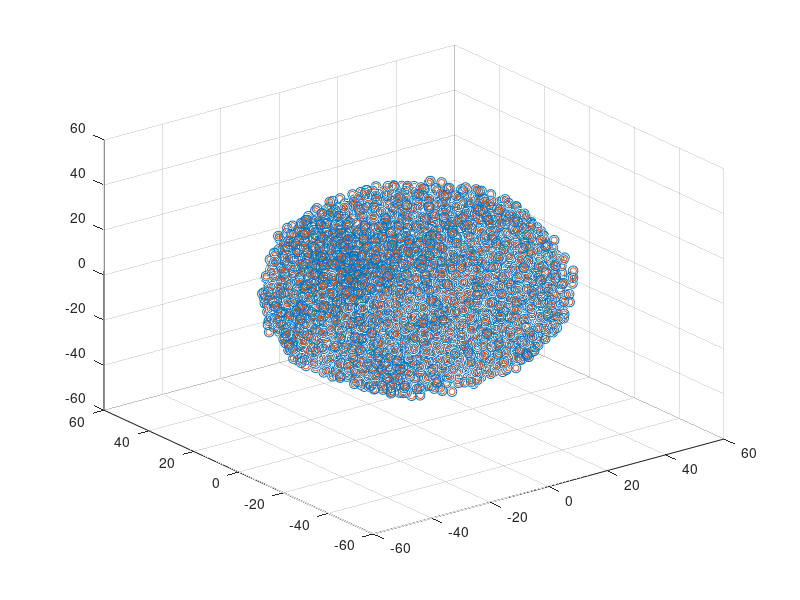

This figure's MATLAB source: (Note: this script raises an error after producing the figure.)
clear all
%%
Mag_shift=1;
shift=[0 0 0]';
GT_atoms=load('MG_final_atom_coord_inA.mat'); % Ground truth
Type=load('MG_final_atom_types.mat');
Type=Type.final_atom_types;
ID=find(Type==3);% Cal. RMSD of specified type of atoms. 1(Co), 2(Pd) 3(Pt)

N=length(ID);

ref_pos0 = GT_atoms.final_atom_coord_inAngstrom; 
ref_pos = ref_pos0(:,ID); % Cal. RMSD of different type of atoms.
%ref_pos = ref_pos0(:,:);% Cal. RMSD of all atoms.

ref_pos(1,:)=ref_pos(1,:)-mean(ref_pos(1,:));
ref_pos(2,:)=ref_pos(2,:)-mean(ref_pos(2,:));
ref_pos(3,:)=ref_pos(3,:)-mean(ref_pos(3,:));

%% Classified atoms
Model=load('Model_CoPdPt_Dose1p7e4.mat');
atoms=Model.temp_model;
atoms_type=Model.temp_atomtype;
ID2=find(atoms_type==3);% Cal. RMSD of specified type of atoms. 1(Co), 2(Pd) 3(Pt)

%%
atom_pos_all = atoms*0.347;% 
atom_pos=atom_pos_all(:,ID2); % Cal. RMSD of different type of atoms.
%atom_pos=atom_pos_all(:,1:end);% Cal. RMSD of all atoms.

atom_pos(1,:)=atom_pos(1,:)-mean(atom_pos(1,:));
atom_pos(2,:)=atom_pos(2,:)-mean(atom_pos(2,:));
atom_pos(3,:)=atom_pos(3,:)-mean(atom_pos(3,:));

%%
while Mag_shift>1e-4
m1 = ref_pos - shift;
m2= atom_pos(:,1:end);

difarr = [ ];
count_arr1 = [];
count_arr2 = [];
for i=1:size(m2,2)
    dif=m1-m2(:,i);
    dis=sqrt(sum(dif.^2,1));
    [dis,ind]=min(dis);
    if dis<=1.5
        difarr=[difarr dif(:,ind)];
        count_arr1 = [count_arr1,ind];
        count_arr2 = [count_arr2,i];
    end
end

shift=shift+mean(difarr,2);
Mag_shift=sum(abs(mean(difarr,2)));
end
disp(num2str(numel(count_arr1)/size(m1,2)))

%%
figure
scatter3(ref_pos(1,:)-shift(1),ref_pos(2,:)-shift(2),ref_pos(3,:)-shift(3),50,'r.')
hold on
scatter3(atom_pos(1,:),atom_pos(2,:),atom_pos(3,:),20,'k.')

%%
dif=difarr;
sig=std(dif,0,2);

rmsd_value = sqrt(sum(sig.^2));
fprintf('rmsd = %.2fpm\n',rmsd_value*100);

figure(11); clf; set(gcf,'Position',[0,100,1000,450]);
hh = histogram(pdist2(double(dif'),[0,0,0]),0:0.005:0.8);
hh.FaceColor = [0.4 0.7 1];
hh.FaceAlpha = 1; 
xlim([0,0.80])

xlabel(['Deviation(',char(197),')'])
ylabel('Number of atoms')
set(gca,'FontSize',15,'FontName', 'Arial','FontWeight','bold','linewidth',2);
%% Output RMSD of different type of atoms by set ID= 1, 2, and 3 or output RMSD for all atoms
% save('dif_Dose1p7e4_AtomTypeAll.mat','dif')
% save('dif_Dose1p7e4_AtomType1.mat','dif')
% save('dif_Dose1p7e4_AtomType2.mat','dif')
% save('dif_Dose1p7e4_AtomType3.mat','dif')
return
%%
dif_AtomTypeAll=load('dif_Dose1p7e4_AtomTypeAll.mat');
dif_AtomTypeAll=dif_AtomTypeAll.dif;
dif_AtomType1=load('dif_Dose1p7e4_AtomType1.mat');
dif_AtomType1=dif_AtomType1.dif;
dif_AtomType2=load('dif_Dose1p7e4_AtomType2.mat');
dif_AtomType2=dif_AtomType2.dif;
dif_AtomType3=load('dif_Dose1p7e4_AtomType3.mat');
dif_AtomType3=dif_AtomType3.dif;


figure(11); clf; set(gcf,'Position',[0,0,350,900]);
subplot(3+1,1,1);
hh = histogram(pdist2(double(dif_AtomTypeAll'),[0,0,0]),0:0.01:0.8);
%hh = histogram(pdist2(double(dif(1,:)'),[0]),0:0.002:0.2);
hh.FaceColor = [0.4 0.7 1];
hh.FaceAlpha = 1;
xlim([0,0.80])
xlabel(['Deviation (',char(197),')'])
ylabel('Number of atoms')

subplot(3+1,1,2);
hh = histogram(pdist2(double(dif_AtomType1'),[0,0,0]),0:0.01:0.8);
%hh = histogram(pdist2(double(dif(1,:)'),[0]),0:0.002:0.2);
hh.FaceColor = [0.4 0.7 1];
hh.FaceAlpha = 1;
xlim([0,0.80])
xlabel(['Deviation (',char(197),')'])
ylabel('Number of atoms')

subplot(3+1,1,3);
hh = histogram(pdist2(double(dif_AtomType2'),[0,0,0]),0:0.01:0.8);

hh.FaceColor = [0.4 0.7 1];
hh.FaceAlpha = 1; 
xlim([0,0.80])
xlabel(['Deviation (',char(197),')'])
ylabel('Number of atoms')

subplot(3+1,1,4);
hh = histogram(pdist2(double(dif_AtomType2'),[0,0,0]),0:0.01:0.8);

hh.FaceColor = [0.4 0.7 1];
hh.FaceAlpha = 1; 
xlim([0,0.80])
xlabel(['Deviation (',char(197),')'])
ylabel('Number of atoms')

%title(sprintf('RMSD = 5 pm, Precision = 99.94%%'));


